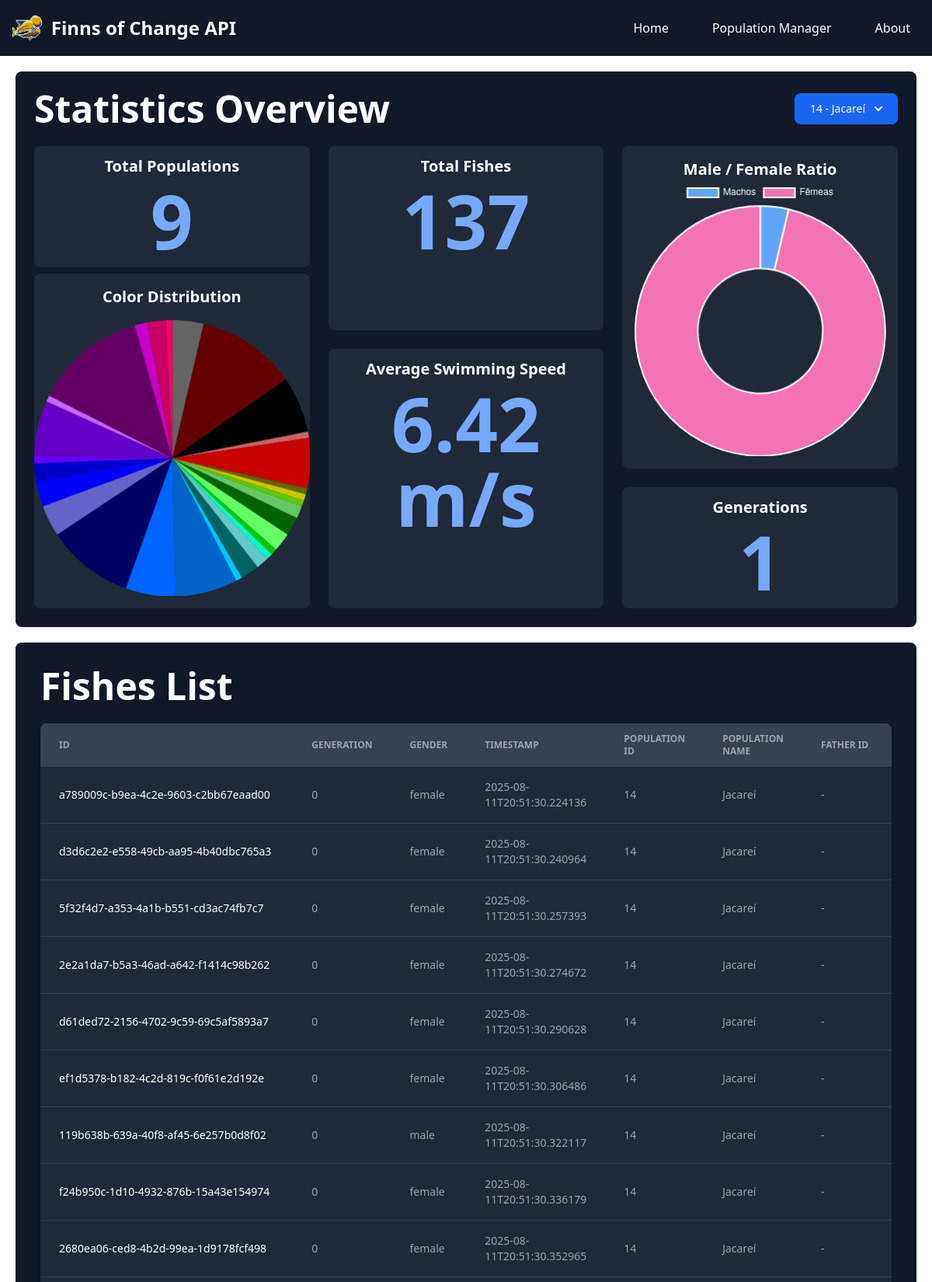
Page /?population=14 (upper part) on the committed database.
### tables this page shows
CREATE TABLE population (
               id INTEGER PRIMARY KEY AUTOINCREMENT,
               name TEXT
               );

CREATE TABLE karyotype (
               id TEXT PRIMARY KEY,
               karyotype TEXT,
               chromosome_origin TEXT,
               cutting_points TEXT,
               method TEXT,
               FOREIGN KEY(id) REFERENCES individuals(id)
               );

CREATE TABLE individuals (
               id TEXT PRIMARY KEY,
               father_id TEXT,
               mother_id TEXT,
               generation INTEGER,
               gender TEXT,
               timestamp TEXT,
               population_id INTEGER,
               FOREIGN KEY(father_id) REFERENCES individuals(id),
               FOREIGN KEY(mother_id) REFERENCES individuals(id),
               FOREIGN KEY(population_id) REFERENCES population(id)
               );

### app/api/routes.py (the view)
@api.route('/', endpoint='index')
def status():
    standard_population = request.args.get('population', 0)
    population_name = "All Populations"
    population_list = get_populations()
    all_individuals_raw = build_statistics_dataframe()
    individuals_to_display = []
    if standard_population == 0:
        individuals_to_display = all_individuals_raw
        population_name = "All Populations"
    else:
        try:
            standard_population = int(standard_population)
            individuals_to_display = [
                indv for indv in all_individuals_raw
                if indv.get('population_id') == standard_population
            ]
            for i in population_list:
                if i['id'] == standard_population:
                    population_name = i['name']
                    break
        except ValueError:
            individuals_to_display = all_individuals_raw
            standard_population = 0
    total_populations = len(population_list)
    total_fishes = len(individuals_to_display)
    avg_speed = 0
    mf_ratio = {'male':0, 'female':0}
    colors_for_chart = []
    generations_list = []
    if total_fishes > 0:
        for i in individuals_to_display:
            avg_speed += i.get('swimming_speed',0)
            colors_for_chart.append('#' + i.get('color', 'FFFFFF'))
            if i.get('gender') == 'female':
                mf_ratio['female'] += 1
            elif i.get('gender') == 'male':
                mf_ratio['male'] += 1
            generations_list.append(int(i.get('generation',0)))
        avg_speed = round(avg_speed/total_fishes, 2)
        generations = max(generations_list or [1])
    else:
        avg_speed = 0
        generations = 0
    color_counts = Counter(colors_for_chart)
    sorted_color_items = sorted(color_counts.items(), key= lambda item: hex_to_hsv(item[0])[0])
    color_distribution = dict(sorted_color_items)
    return render_template('index.html',
                           standard_population=standard_population,
                           all_populations_data=population_list,
                           population_name=population_name,
                           total_populations=total_populations,
                           total_fishes=total_fishes,
                           avg_speed=avg_speed,
                           generations=generations,
                           color_data=color_distribution,
                           sex_data=mf_ratio,
                           individuals=individuals_to_display)

### app/database/operations.py (called while the page is built)
def get_all_individuals(population_id=None):
    conn = sqlite3.connect('fishes.db')
    conn.row_factory = sqlite3.Row
    cursor = conn.cursor()
    if population_id is None:
        cursor.execute("""
            SELECT * FROM individuals
            """)
    else:
        cursor.execute("""
            SELECT * FROM individuals WHERE population_id = ?
            """, (population_id,))
    results = cursor.fetchall()
    cursor.close()
    conn.close()
    return [dict(row) for row in results]

def get_individual_by_id(indv_id):
    conn = sqlite3.connect('fishes.db')
    conn.row_factory = sqlite3.Row
    cursor = conn.cursor()
    cursor.execute("""
        SELECT * FROM individuals WHERE id = ?
        """, (indv_id,))
    individual = cursor.fetchone()
    cursor.close()
    conn.close()
    return dict(individual)

def get_karyotype_by_id(indv_id):
    conn = sqlite3.connect('fishes.db')
    conn.row_factory = sqlite3.Row
    cursor = conn.cursor()
    cursor.execute("""
        SELECT * FROM karyotype WHERE id = ?
        """, (indv_id,))
    karyo_data = cursor.fetchone()
    karyo_dict = {}
    karyo_dict['id'] = karyo_data['id']
    karyo_dict['karyotype'] = json.loads(karyo_data['karyotype'])
    karyo_dict['chromosome_origin'] = json.loads(karyo_data['chromosome_origin'])
    karyo_dict['cutting_points'] = json.loads(karyo_data['cutting_points'])
    karyo_dict['method'] = karyo_data['method']
    cursor.close()
    conn.close()
    return karyo_dict

def get_individual_characteristics(id):
    data = {'indv_id':id}
    indv_id = data['indv_id']
    indv = get_individual_by_id(indv_id)
    indv = dict(indv)
    indv_karyo = get_karyotype_by_id(indv_id)
    indv_karyo = dict(indv_karyo)
    indv.update(indv_karyo)
    g_reader = GeneReader(indv)
    codon_list = g_reader.get_codons()
    aminoacids = g_reader.get_aminoacids(codon_list)
    color = g_reader.get_color(aminoacids)
    speed = g_reader.get_swimming_speed(aminoacids)
    result = {
        'color':color,
        'swimming_speed':speed,
        'genes':aminoacids
    }
    return result

def hex_to_hsv(hex_color):
    hex_color = hex_color.lstrip('#')
    r = int(hex_color[0:2], 16) / 255.0
    g = int(hex_color[2:4], 16) / 255.0
    b = int(hex_color[4:6], 16) / 255.0
    return colorsys.rgb_to_hsv(r, g, b)

### app/templates/index.html (shortened to what this page needs)
{% extends 'base.html' %}
{% block content %}
<div class="bg-white dark:bg-gray-900 shadow rounded-lg p-6 relative" style="margin-bottom: 20px;">
    <div class="flex items-center justify-between mb-6">
        <h2 class="text-5xl font-bold text-gray-900 dark:text-white text-center">Statistics Overview</h2>
        <div class="z-10">
            <button id="dropdownDefaultButton" data-dropdown-toggle="dropdown" class="text-white bg-blue-700 hover:bg-blue-800 focus:ring-4 focus:outline-none focus:ring-blue-300 font-medium rounded-lg text-sm px-5 py-2.5 text-center inline-flex items-center dark:bg-blue-600 dark:hover:bg-blue-700 dark:focus:ring-blue-800" type="button">
                {% if standard_population == 0 %}
                    All Populations
                {% else %}
                    {{ standard_population }} - {{ population_name }}
                {% endif %}
                <svg class="w-2.5 h-2.5 ms-3" aria-hidden="true" xmlns="http://www.w3.org/2000/svg" fill="none" viewBox="0 0 10 6">
                    <path stroke="currentColor" stroke-linecap="round" stroke-linejoin="round" stroke-width="2" d="m1 1 4 4 4-4"/>
                </svg>
            </button>
        </div>
    </div>
    <div class="grid grid-cols-1 md:grid-cols-3 gap-6 ">
        <div class="grid w-full grid-cols-1 gap-2">
            <div class="text-center dark:bg-gray-800 rounded-lg py-3">
                <h3 class="text-xl font-semibold text-gray-800 dark:text-white">Total Populations</h3>
                <p class="mt-2 text-8xl font-bold text-blue-600 dark:text-blue-400">{{ total_populations }}</p>
            </div>
            <div class="text-center dark:bg-gray-800 rounded-lg py-4 h-30">
                <h3 class="text-xl font-semibold text-gray-800 dark:text-white mb-4">Color Distribution</h3>
                <canvas id="colorChart" class="w-full h-auto" width="100" height="100"></canvas>
            </div>
        </div>
        <div class="grid w-full grid-cols-1 gap-6">
            <div class="text-center dark:bg-gray-800 rounded-lg py-3">
                <h3 class="text-xl font-semibold text-gray-800 dark:text-white">Total Fishes</h3>
                <p class="mt-2 text-8xl font-bold text-blue-600 dark:text-blue-400">{{ total_fishes }}</p>
            </div>
            <div class="text-center dark:bg-gray-800 rounded-lg py-3">
                <h3 class="text-xl font-semibold text-gray-800 dark:text-white">Average Swimming Speed</h3>
                <p class="mt-2 text-8xl font-bold text-blue-600 dark:text-blue-400">{{ avg_speed }} m/s</p>
            </div>
        </div>
        <div class="grid w-full grid-cols-1 gap-6">
            <div class="text-center dark:bg-gray-800 rounded-lg py-4">
                <h3 class="text-xl font-semibold text-gray-800 dark:text-white">Male / Female Ratio</h3>
                <canvas id="sexRatioChart" class="w-full h-auto" width="250" height="250"></canvas>
            </div>
            <div class="text-center dark:bg-gray-800 rounded-lg py-3">
                <h3 class="text-xl font-semibold text-gray-800 dark:text-white">Generations</h3>
                <p class="mt-2 text-8xl font-bold text-blue-600 dark:text-blue-400">{{ generations }}</p>
            </div>
        </div>
    </div>
</div>
<div class="bg-white dark:bg-gray-900 shadow rounded-lg p-8 relative" style="margin-top: 20px;">
    <div class="flex items-center justify-between mb-6">
        <h2 class="text-5xl font-bold text-gray-900 dark:text-white text-center">Fishes List</h2>
    </div>
    <div class="relative overflow-x-auto shadow-md sm:rounded-lg mt-6">
        <table class="w-full text-sm text-left rtl:text-right text-gray-500 dark:text-gray-400">
            <thead class="text-xs text-gray-700 uppercase bg-gray-50 dark:bg-gray-700 dark:text-gray-400">
                <tr>
                    <th scope="col" class="px-6 py-3">
                        ID
                    </th>
                    <th scope="col" class="px-6 py-3">
                        Generation
                    </th>
                    <th scope="col" class="px-6 py-3">
                        Gender
                    </th>
                    <th scope="col" class="px-6 py-3">
                        Timestamp
                    </th>
                    <th scope="col" class="px-6 py-3">
                        Population ID
                    </th>
                    <th scope="col" class="px-6 py-3">
                        Population Name
                    </th>
                    <th scope="col" class="px-6 py-3">
                        Father ID
                    </th>
                </tr>
            </thead>
            <tbody>
                {% for individual in individuals %}
                <tr class="bg-white border-b dark:bg-gray-800 dark:border-gray-700 border-gray-200 hover:bg-gray-50 dark:hover:bg-gray-600">
                    <th scope="row" class="px-6 py-4 font-medium text-gray-900 whitespace-nowrap dark:text-white">
                        {{ individual.id }}
                    </th>
                    <td class="px-6 py-4">
                        {{ individual.generation }}
                    </td>
                    <td class="px-6 py-4">
                        {{ individual.gender }}
                    </td>
                    <td class="px-6 py-4">
                        {{ individual.timestamp }}
                    </td>
                    <td class="px-6 py-4">
                        {{ individual.population_id }}
                    </td>
                    <td class="px-6 py-4">
                        {{ individual.population_name }}
                    </td>
                    <td class="px-6 py-4">
                        {{ individual.father_id if individual.father_id is not none else '-' }}
                    </td>
                </tr>
                {% endfor %}
            </tbody>
        </table>
    </div>
</div>
<script>
    // Gráfico de Cores
    // Color chart
    const colorCtx = document.getElementById('colorChart').getContext('2d');
    new Chart(colorCtx, {
        type: 'pie',
        data: {
            labels: {{ color_data.keys() | list | tojson }},
            datasets: [{
                data: {{ color_data.values() | list | tojson }},
                backgroundColor: {{ color_data.keys() | list | tojson }},
                borderWidth: 0,
                hoverOffset: 4
            }]
        },
        options: {
            plugins: {
                legend: {
                    display: false
                },
                tooltip: {
                    callbacks:{
                        label: function(context) {
                            let label = context.label || '';
                            if (label) {
                                label += ': ';
                            }
                            if (context.parsed !== null) {
                                label += context.parsed + ' ocorrências';
                            }
                            return label;
                        }
                    }
                },
                borderColor: '#ffffff',
                borderWidth: 2
            }
        }
    });
    // Gráfico Machos/Fêmeas
    // Male/Female Chart
    const sexCtx = document.getElementById('sexRatioChart').getContext('2d');
    new Chart(sexCtx, {
        type: 'doughnut',
        data: {
            labels: ['Machos', 'Fêmeas'],
            datasets: [{
                data: [{{ sex_data['male'] }}, {{ sex_data['female'] }}],
                backgroundColor: ['#60a5fa', '#f472b6'],
                hoverOffset: 4
            }]
        },
        options: {
            plugins: {
                legend: {
                    labels: { color: 'white' }
                }
            }
        }
    });
</script>
{% endblock %}

### app/templates/base.html (style rules this page uses)
.bg-white { background-color: rgba(255, 255, 255, 0.8); }

### rows in the picture
population: name "Jacareí", population_name "Jacareí" "Jacareí" "Jacareí" "Jacareí" "Jacareí" "Jacareí" "Jacareí" "Jacareí" "Jacareí"
karyotype: id "a789009c-b9ea-4c2e-9603-c2bb67eaad00"
individuals: gender "female", timestamp "2025-08-11T20:51:30.224136"
karyotype: id "d3d6c2e2-e558-49cb-aa95-4b40dbc765a3"
individuals: gender "female", timestamp "2025-08-11T20:51:30.240964"
karyotype: id "5f32f4d7-a353-4a1b-b551-cd3ac74fb7c7"
individuals: gender "female", timestamp "2025-08-11T20:51:30.257393"
karyotype: id "2e2a1da7-b5a3-46ad-a642-f1414c98b262"
individuals: gender "female", timestamp "2025-08-11T20:51:30.274672"
karyotype: id "d61ded72-2156-4702-9c59-69c5af5893a7"
individuals: gender "female", timestamp "2025-08-11T20:51:30.290628"
karyotype: id "ef1d5378-b182-4c2d-819c-f0f61e2d192e"
individuals: gender "female", timestamp "2025-08-11T20:51:30.306486"
karyotype: id "119b638b-639a-40f8-af45-6e257b0d8f02"
individuals: gender "male", timestamp "2025-08-11T20:51:30.322117"
karyotype: id "f24b950c-1d10-4932-876b-15a43e154974"
individuals: gender "female", timestamp "2025-08-11T20:51:30.336179"
karyotype: id "2680ea06-ced8-4b2d-99ea-1d9178fcf498"
individuals: gender "female", timestamp "2025-08-11T20:51:30.352965"

### other values in the picture
{{ standard_population }} "14"
{{ total_populations }} "9"
{{ total_fishes }} "137"
{{ avg_speed }} "6.42"
{{ generations }} "1"
{{ individual.generation }} "0" "0" "0" "0" "0" "0" "0" "0" "0"
{{ individual.population_id }} "14" "14" "14" "14" "14" "14" "14" "14" "14"
{{ individual.father_id if individual.father_id is not none else '-' }} "-" "-" "-" "-" "-" "-" "-" "-" "-"
chart data {{ color_data.values() | list | tojson }} [5, 16, 9, 1, 8, 1, 1, 1, 2, 3, 3, 1, 1, 2, 3, 1, 10, 8, 14, 5, 4, 3, 1, 9, 1, 18, 2, 3, 1]
chart data {{ sex_data['male'] }} 5
